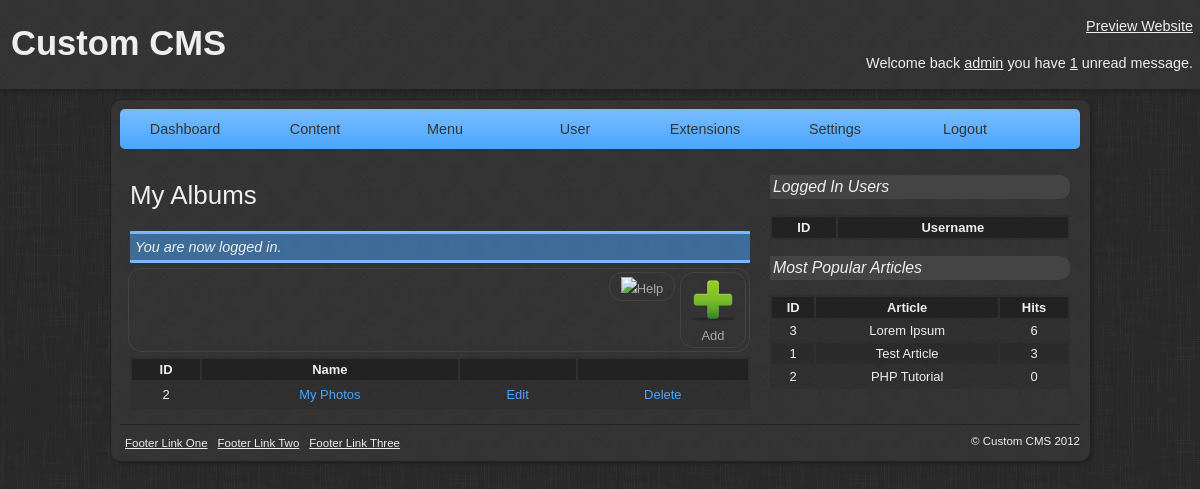
The app's page /admin/albums.php?id=1 (signed in) with its own data.
### tables this page shows
CREATE TABLE IF NOT EXISTS `tbl_albums` (
  `id` int(11) NOT NULL AUTO_INCREMENT,
  `author` int(11) NOT NULL,
  `name` varchar(50) NOT NULL,
  `directory` varchar(50) NOT NULL,
  `about` text NOT NULL,
  `date_modified` datetime NOT NULL,
  `date_created` datetime NOT NULL,
  PRIMARY KEY (`id`)
);

CREATE TABLE IF NOT EXISTS `tbl_articles` (
  `id` int(11) NOT NULL AUTO_INCREMENT,
  `author` int(11) NOT NULL,
  `category` int(11) NOT NULL,
  `name` varchar(255) NOT NULL,
  `content` text NOT NULL,
  `keywords` varchar(100) NOT NULL,
  `description` varchar(100) NOT NULL,
  `hits` int(11) NOT NULL,
  `published` int(1) NOT NULL,
  `comments` int(1) NOT NULL,
  `date_modified` datetime NOT NULL,
  `date_created` datetime NOT NULL,
  PRIMARY KEY (`id`)
);

### library/core/mysql.php (called while the page is built, shortened)
<?php
class MySQL {
	private $connection;
	public function open_connection() {
		$this->connection = mysql_connect(DATABASE_SERVER, DATABASE_USERNAME, DATABASE_PASSWORD);
		if(!$this->connection) {
			die("MySQL connection failed: " . mysql_error());
		} else {
			$db_select = mysql_select_db(DATABASE_NAME, $this->connection);
		}
	}
	public function query($sql) {
		$result = mysql_query($sql, $this->connection);
		return $result;
	}
	public function fetch_array($result) {
		return mysql_fetch_array($result);
	}
}
$database = new MySQL();
?>

### library/core/core.php (called while the page is built, shortened)
<?php
class Core {
	protected static $table_name;
	public static function instantiate($record) {
		$object = new $class_name;
		foreach($record as $attribute => $value) {
			if($object->has_attribute($attribute)) {
				$object->$attribute = $value;
			}
		}
		return $object;
	}
	public static function find_by_sql($sql="") {
		global $database;
		$result = $database->query($sql);
		$object_array = array();
		while($row = $database->fetch_array($result)) {
			$object_array[] = static::instantiate($row);
		}
		return $object_array;
	}
	public static function count_specific($field, $value) {
		global $database;
		$sql = "SELECT COUNT(*) FROM " . DATABASE_TBL_PREFIX . static::$table_name . " WHERE {$field}={$value}";
		$result = $database->query($sql);
		$row = $database->fetch_array($result);
		return array_shift($row);
	}
	private function has_attribute($attribute) {
		$object_vars = get_object_vars($this);
		return array_key_exists($attribute, $object_vars);
	}
}
?>

### library/core/album.php (called while the page is built, shortened)
<?php
class Album extends Core {
	public static $table_name = 'albums';
	public static function find_user_albums($author) {
		return static::find_by_sql("SELECT * FROM " . DATABASE_TBL_PREFIX . static::$table_name . " WHERE author='{$author}'");
	}
}
?>

### library/core/article.php (called while the page is built, shortened)
<?php
class Article extends Core {
	public static $table_name = 'articles';
	public static function most_popular($number = 3) {
		return static::find_by_sql("SELECT * FROM " . DATABASE_TBL_PREFIX . self::$table_name . " ORDER BY hits DESC LIMIT {$number}");
	}
}
?>

### admin/albums.php (the view, shortened to what this page needs)
<?php
require_once('../library/load.php');
if($_GET['id']) {
	$user_id = $_GET['id'];
} else {
	$session->message('No user was selected.');
	redirect('manage-users.php');
}
require(ADMIN_TEMPLATE.'header.php');
?>
<div class="toolbar">
    <a href="./create-album.php?id=<?php echo $user_id; ?>" class="toolbar-button" title="Create New Album"><img src="images/icons/add.png" />Add</a>
	<a href="#" name="help_window" class="activate-modal toolbar-button" title="Help"><img src="images/icons/help.png" />Help</a>
</div>
<?php if(Album::count_specific('author', $user_id) != 0): ?>
<table class="table">
	<tr>
		<th>ID</th>
		<th>Name</th>
		<th></th>
		<th></th>
	</tr>
	<?php
		$albums = Album::find_user_albums($user_id);
		foreach($albums as $album):
	?>
	<tr>
		<td><?php echo $album->id; ?></td>
		<td><a href="./view-album.php?id=<?php echo $album->id; ?>" title="View <?php echo $album->name; ?>"><?php echo $album->name; ?></a></td>
		<td><a href="./edit-album.php?id=<?php echo $album->id; ?>" title="Edit <?php echo $album->name; ?>">Edit</a></td>
		<td><a href="./delete-album.php?id=<?php echo $album->id; ?>" title="Delete <?php echo $album->name; ?>" onclick="return confirm('Are you sure you want to delete this album?');">Delete</a></td>
	</tr>
	<?php endforeach; ?>
</table>
<?php endif; ?>
<?php
require(ADMIN_TEMPLATE.'footer.php');
?>

### templates/admin/newdefault/footer.php
</div>
        <div class="sidebar">
        	<h3>Logged In Users</h3>
            <table class="sidebar-table">
            	<tr>
                    <th>ID</th>
                    <th>Username</th>
                </tr>
            </table>
            <h3>Most Popular Articles</h3>
			<table class="sidebar-table">
				<tr>
					<th>ID</th>
					<th>Article</th>
					<th>Hits</th>
				</tr>
				<?php
					$most_popular_articles = Article::most_popular();
					foreach($most_popular_articles as $mpa):
				?>
				<tr>
					<td><?php echo $mpa->id; ?></td>
					<td><?php echo $mpa->name; ?></td>
					<td><?php echo $mpa->hits; ?></td>
				</tr>
				<?php endforeach; ?>
			</table>
        </div>
        <div class="footer">
            <div class="footer-left">
                <ul>
                    <li><a href="#">Footer Link One</a></li>
                    <li><a href="#">Footer Link Two</a></li>
                    <li><a href="#">Footer Link Three</a></li>
                </ul>
            </div>
            <div class="footer-right">
                <p>&copy; Custom CMS 2012</p>
            </div>
        </div>
    </div>
</body>
</html>

### templates/admin/newdefault/css/style.css (style rules this page uses)
body { margin: 0; padding: 0; font: .9em Arial; background: url('../images/background.jpg') #222; }
.sidebar { width: 300px; float: left; padding: 10px; }
.sidebar h3 { font-size: 1.1em; background: #444; padding: 3px; border-radius: 1px 10px 10px 1px; font-weight: 500; font-style: italic; }
.sidebar-table { width: 100%; font-size: .9em; background: #2F2F2F; background: rgba(11, 11, 11, .1); }
.sidebar-table tr:nth-child(odd) { background: rgba(28, 28, 28, .2); }
.sidebar-table th { background: #222; padding: 3px; border-radius: 1px 1px 0px 0px; }
.sidebar-table td { text-align: center; padding: 3px; }
.footer { width: 960px; padding: 10px 0 0; margin: 10px auto 0px; overflow: hidden; color: #EEE; font-size: .8em; border-top: 1px solid #222; }
.footer-left { float: left; }
.footer-right { float: right; }
.footer p { margin: 0; padding: 0; }
.footer ul { overflow: hidden; text-align: center; list-style: none; margin: 0; padding: 0; }
.footer ul li { float: left; }
.footer ul li a, .footer ul li a:link, .footer ul li a:visited { color: #EEE; display: block; padding: 2px 5px; transition: linear all 0.5s; -moz-transition: linear all 0.5s; -webkit-transition: linear all 0.5s; }
.toolbar { float: right; border: 1px solid #444; padding: 3px; border-radius: 13px; margin: 0 0 5px; width: 614px; }
.toolbar-button, .toolbar-button:link, .toolbar-button:visited { padding: 4px 8px; color: #AAA; text-decoration: none; float: right; border-radius: 13px; margin: 0px 0px 0px 5px; border: 1px solid #444; font-size: .9em; text-align: center; vertical-align: baseline; width: 48px; transition: linear all 0.5s; -moz-transition: linear all 0.5s; -webkit-transition: linear all 0.5s; }
.toolbar-button img { border: none; }
.table { width: 620px; font-size: .9em; margin: 5px auto; background: #2F2F2F; background: rgba(11, 11, 11, .1); }
.table tr:nth-child(odd) { background: rgba(28, 28, 28, .2); }
.table th { background: #222; padding: 3px; border-radius: 1px 1px 0px 0px; }
.table td { text-align: center; padding: 5px; }
.table td a, .table td a:link, .table td a:visited { color: #4BA6FF; text-decoration: none; transition: linear all 0.5s; -moz-transition: linear all 0.5s; -webkit-transition: linear all 0.5s; }

### records on screen
tbl_albums: id "2", name "My Photos"
tbl_articles: id "3", name "Lorem Ipsum", hits "6"
tbl_articles: id "1", name "Test Article", hits "3"
tbl_articles: id "2", name "PHP Tutorial", hits "0"

### other values on screen
$_SESSION['user_username'] "admin"
Message::unread_messages($_SESSION['user_id']) "1"
$title "My Albums"
$_SESSION['message'] "You are now logged in."
